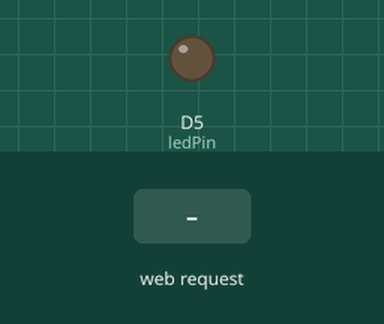
Recording of a sketch running on a simulated ESP8266 (NodeMCU). On the bench: output pins drawn as LEDs (lit = HIGH). Inputs (shaded band) come from the test bench. WiFi joins after 1.5 s; servers stay silent unless stated; uploads are accepted with an empty reply; what the sketch prints to the serial monitor is not drawn.

Above: at 2.7 s.
2.8 s: HTTP request GET /update received
Timing chart, 0 to 5.8 s (numbered marks = the images above; inputs shaded):
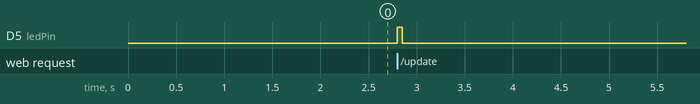

The sketch:

ambulance.ino
```cpp
#include <ESP8266WiFi.h>
#include <ESP8266WebServer.h>
#include <ESP8266HTTPClient.h>

const char* ssid = "Kunal";
const char* password = "12345678";

ESP8266WebServer server(80);
WiFiClient wifiClient;

String lat = "0.0", lon = "0.0", dir = "north";
const int ledPin = D5; // Optional LED

// 🌐 Frontend page that gets location + heading from phone
void handleRoot() {
  String html = R"rawliteral(
    <!DOCTYPE html>
    <html>
    <head><title>ESP Location</title></head>
    <body>
      <h2>📡 Location + Direction Tracker</h2>
      <p id="status">Waiting for location...</p>
      <script>
        function getDirection(deg) {
          if (deg >= 45 && deg < 135) return "east";
          else if (deg >= 135 && deg < 225) return "south";
          else if (deg >= 225 && deg < 315) return "west";
          else return "north";
        }

        navigator.geolocation.watchPosition(function(position) {
          let lat = position.coords.latitude;
          let lon = position.coords.longitude;
          let heading = position.coords.heading;

          let direction = "north"; // default
          if (heading !== null) {
            direction = getDirection(heading);
          }

          document.getElementById("status").innerText =
            `Lat: ${lat}, Long: ${lon}, Dir: ${direction}`;

          fetch(`/update?lat=${lat}&long=${lon}&dir=${direction}`);
        }, function(error) {
          document.getElementById("status").innerText = "❌ Location access denied.";
        }, {
          enableHighAccuracy: true,
          timeout: 5000,
          maximumAge: 1000
        });
      </script>
    </body>
    </html>
  )rawliteral";
  server.send(200, "text/html", html);
}

// 📦 When `/update` is hit from browser
void handleUpdate() {
  lat = server.arg("lat");
  lon = server.arg("long");   // fixed key name
  dir = server.arg("dir");

  digitalWrite(ledPin, HIGH);
  delay(50);
  digitalWrite(ledPin, LOW);

  // Debug print
  Serial.println("📦 Data Packet:");
  Serial.print("  Lat: "); Serial.println(lat);
  Serial.print("  Long: "); Serial.println(lon);
  Serial.print("  Direction: "); Serial.println(dir);

  // 🔁 POST to backend
  if (WiFi.status() == WL_CONNECTED) {
    HTTPClient http;
    http.begin(wifiClient, "http://192.168.103.20:8000/ambulance_override");  // ✅ Added :8000
    http.addHeader("Content-Type", "application/json");

    String payload = "{\"lat\":" + lat + ",\"long\":" + lon + ",\"direction\":\"" + dir + "\"}";
    int httpCode = http.POST(payload);

    Serial.print("HTTP Response Code: ");
    Serial.println(httpCode);

    if (httpCode > 0) {
      Serial.print("Response: ");
      Serial.println(http.getString());
    }

    http.end();
  } else {
    Serial.println("❌ WiFi not connected");
  }

  server.send(200, "text/plain", "✅ Location + direction sent to backend");
}

void setup() {
  Serial.begin(115200);
  pinMode(ledPin, OUTPUT);

  WiFi.begin(ssid, password);
  Serial.print("Connecting to WiFi");
  while (WiFi.status() != WL_CONNECTED) {
    delay(500); Serial.print(".");
  }
  Serial.println("\n✅ WiFi connected");
  Serial.print("🌐 Open this in browser: http://"); Serial.println(WiFi.localIP());

  server.on("/", handleRoot);
  server.on("/update", handleUpdate);
  server.begin();
  Serial.println("🛰️ Web server started");
}

void loop() {
  server.handleClient();
}
```

Measured:
- after the input at 2.8 s, D5 (ledPin): LOW → HIGH at once, → LOW 0.05 s later
